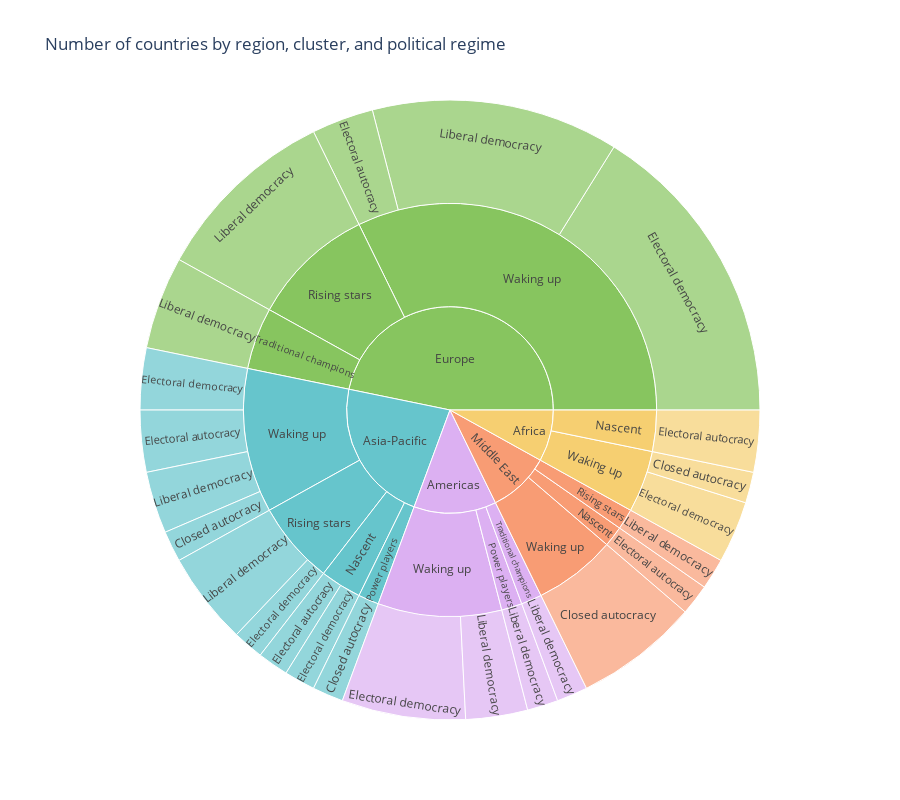

The code cell stored with this chart in its notebook:
### Markdown cell above
We find that
- the biggest groups in Europe and Asia-Pacific regions represent the countries with High income and either Liberal or Electoral democracy
- the biggest group of countries in Americas contains the countries with High income level and Liberal democracy as a political regime
- the biggest group of countries in Middle East contains the countries with High income level and Closed autocraty as a political regime

Now, let's look at the associations between Region, Cluster, and Political regime.

### Code cell
agg_data = df[["Region", "Cluster", "Political regime"]].groupby(["Region", "Cluster", "Political regime"]).size().reset_index(name="Count")
# define figure element
fig = px.sunburst(
    agg_data,
    values='Count',
    path=["Region", "Cluster", "Political regime"],
    title="Number of countries by region, cluster, and political regime",
    color="Region",
    height=800,
    color_discrete_sequence=px.colors.qualitative.Pastel
)
# display the figure
fig.show()

### Figure 1 — Plotly figure (JSON) as saved in the notebook; plotly's stock layout.template omitted (floating-point values rounded to 4 significant figures)
{"data": [{"branchvalues": "total", "customdata": [["Asia-Pacific"], ["Africa"], ["Asia-Pacific"], ["Middle East"], ["Africa"], ["Asia-Pacific"], ["Middle East"], ["Americas"], ["Europe"], ["Asia-Pacific"], ["Americas"], ["Africa"], ["Asia-Pacific"], ["Asia-Pacific"], ["Europe"], ["Asia-Pacific"], ["Asia-Pacific"], ["Europe"], ["Middle East"], ["Americas"], ["Europe"], ["Americas"], ["Asia-Pacific"], ["Europe"], ["Africa"], ["Asia-Pacific"], ["Middle East"], ["Americas"], ["Asia-Pacific"], ["Asia-Pacific"], ["Europe"], ["Middle East"], ["Americas"], ["Europe"], ["Africa"], ["Americas"], ["Asia-Pacific"], ["Europe"], ["Middle East"], ["Africa"], ["Americas"], ["Asia-Pacific"], ["Europe"], ["Middle East"]], "domain": {"x": [0, 1], "y": [0, 1]}, "hovertemplate": "labels=%{label}<br>Count=%{value}<br>parent=%{parent}<br>id=%{id}<br>Region=%{customdata[0]}<extra></extra>", "ids": ["Asia-Pacific/Power players/Closed autocracy", "Africa/Waking up/Closed autocracy", "Asia-Pacific/Waking up/Closed autocracy", "Middle East/Waking up/Closed autocracy", "Africa/Nascent/Electoral autocracy", "Asia-Pacific/Nascent/Electoral autocracy", "Middle East/Nascent/Electoral autocracy", "Americas/Power players/Liberal democracy", "Europe/Waking up/Electoral democracy", "Asia-Pacific/Waking up/Electoral democracy", "Americas/Waking up/Electoral democracy", "Africa/Waking up/Electoral democracy", "Asia-Pacific/Rising stars/Electoral democracy", "Asia-Pacific/Nascent/Electoral democracy", "Europe/Waking up/Electoral autocracy", "Asia-Pacific/Waking up/Electoral autocracy", "Asia-Pacific/Rising stars/Liberal democracy", "Europe/Rising stars/Liberal democracy", "Middle East/Rising stars/Liberal democracy", "Americas/Traditional champions/Liberal democracy", "Europe/Traditional champions/Liberal democracy", "Americas/Waking up/Liberal democracy", "Asia-Pacific/Waking up/Liberal democracy", "Europe/Waking up/Liberal democracy", "Africa/Nascent", "Asia-Pacific/Nascent", "Middle East/Nascent", "Americas/Power players", "Asia-Pacific/Power players", "Asia-Pacific/Rising stars", "Europe/Rising stars", "Middle East/Rising stars", "Americas/Traditional champions", "Europe/Traditional champions", "Africa/Waking up", "Americas/Waking up", "Asia-Pacific/Waking up", "Europe/Waking up", "Middle East/Waking up", "Africa", "Americas", "Asia-Pacific", "Europe", "Middle East"], "labels": ["Closed autocracy", "Closed autocracy", "Closed autocracy", "Closed autocracy", "Electoral autocracy", "Electoral autocracy", "Electoral autocracy", "Liberal democracy", "Electoral democracy", "Electoral democracy", "Electoral democracy", "Electoral democracy", "Electoral democracy", "Electoral democracy", "Electoral autocracy", "Electoral autocracy", "Liberal democracy", "Liberal democracy", "Liberal democracy", "Liberal democracy", "Liberal democracy", "Liberal democracy", "Liberal democracy", "Liberal democracy", "Nascent", "Nascent", "Nascent", "Power players", "Power players", "Rising stars", "Rising stars", "Rising stars", "Traditional champions", "Traditional champions", "Waking up", "Waking up", "Waking up", "Waking up", "Waking up", "Africa", "Americas", "Asia-Pacific", "Europe", "Middle East"], "marker": {"colors": ["rgb(102, 197, 204)", "rgb(246, 207, 113)", "rgb(102, 197, 204)", "rgb(248, 156, 116)", "rgb(246, 207, 113)", "rgb(102, 197, 204)", "rgb(248, 156, 116)", "rgb(220, 176, 242)", "rgb(135, 197, 95)", "rgb(102, 197, 204)", "rgb(220, 176, 242)", "rgb(246, 207, 113)", "rgb(102, 197, 204)", "rgb(102, 197, 204)", "rgb(135, 197, 95)", "rgb(102, 197, 204)", "rgb(102, 197, 204)", "rgb(135, 197, 95)", "rgb(248, 156, 116)", "rgb(220, 176, 242)", "rgb(135, 197, 95)", "rgb(220, 176, 242)", "rgb(102, 197, 204)", "rgb(135, 197, 95)", "rgb(246, 207, 113)", "rgb(102, 197, 204)", "rgb(248, 156, 116)", "rgb(220, 176, 242)", "rgb(102, 197, 204)", "rgb(102, 197, 204)", "rgb(135, 197, 95)", "rgb(248, 156, 116)", "rgb(220, 176, 242)", "rgb(135, 197, 95)", "rgb(246, 207, 113)", "rgb(220, 176, 242)", "rgb(102, 197, 204)", "rgb(135, 197, 95)", "rgb(248, 156, 116)", "rgb(246, 207, 113)", "rgb(220, 176, 242)", "rgb(102, 197, 204)", "rgb(135, 197, 95)", "rgb(248, 156, 116)"]}, "name": "", "parents": ["Asia-Pacific/Power players", "Africa/Waking up", "Asia-Pacific/Waking up", "Middle East/Waking up", "Africa/Nascent", "Asia-Pacific/Nascent", "Middle East/Nascent", "Americas/Power players", "Europe/Waking up", "Asia-Pacific/Waking up", "Americas/Waking up", "Africa/Waking up", "Asia-Pacific/Rising stars", "Asia-Pacific/Nascent", "Europe/Waking up", "Asia-Pacific/Waking up", "Asia-Pacific/Rising stars", "Europe/Rising stars", "Middle East/Rising stars", "Americas/Traditional champions", "Europe/Traditional champions", "Americas/Waking up", "Asia-Pacific/Waking up", "Europe/Waking up", "Africa", "Asia-Pacific", "Middle East", "Americas", "Asia-Pacific", "Asia-Pacific", "Europe", "Middle East", "Americas", "Europe", "Africa", "Americas", "Asia-Pacific", "Europe", "Middle East", "", "", "", "", ""], "type": "sunburst", "values": [1, 1, 1, 4, 2, 1, 1, 1, 10, 2, 4, 2, 1, 1, 2, 2, 3, 6, 1, 1, 3, 2, 2, 8, 2, 2, 1, 1, 1, 4, 6, 1, 1, 3, 3, 6, 7, 20, 4, 5, 8, 14, 29, 6]}], "layout": {"height": 800, "legend": {"tracegroupgap": 0}, "sunburstcolorway": ["rgb(102, 197, 204)", "rgb(246, 207, 113)", "rgb(248, 156, 116)", "rgb(220, 176, 242)", "rgb(135, 197, 95)", "rgb(158, 185, 243)", "rgb(254, 136, 177)", "rgb(201, 219, 116)", "rgb(139, 224, 164)", "rgb(180, 151, 231)", "rgb(179, 179, 179)"], "title": {"text": "Number of countries by region, cluster, and political regime"}}}
